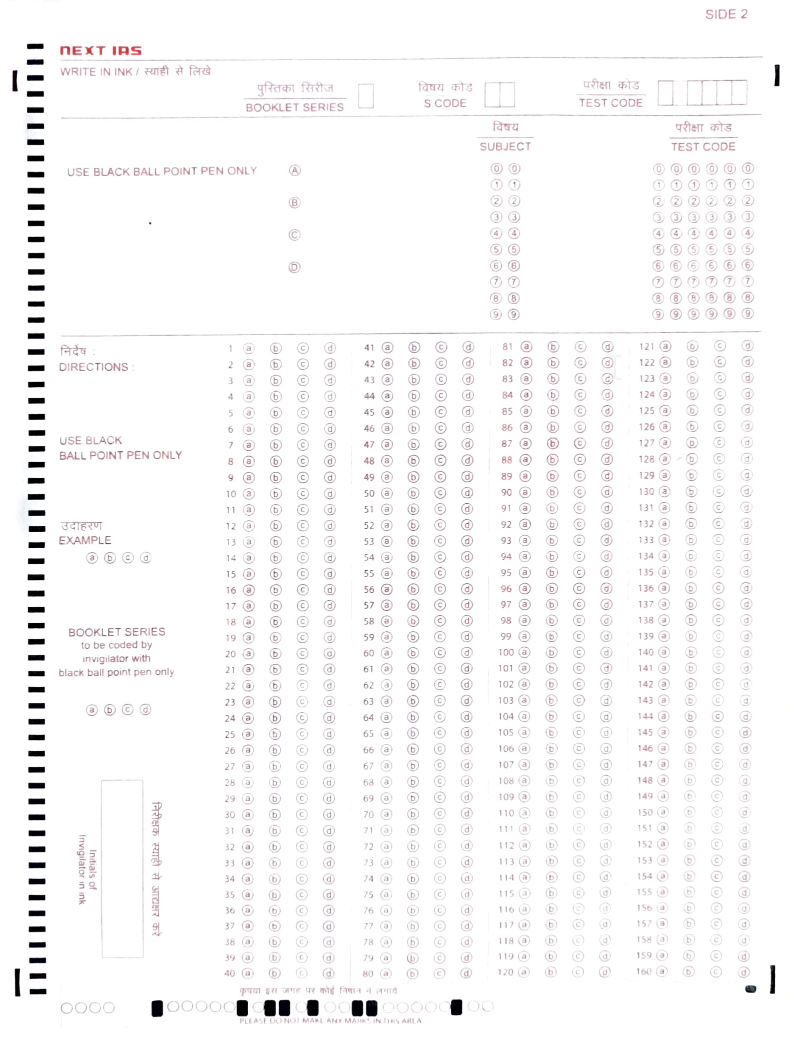
#> input picture omr_final_self/old_with_smart_guy_stuff/omr.png, 789 x 1055 px; its folder holds 3 pictures in this run
$ python main_try_auto_detect.py
#> lines starting #> are read from the running program, lines starting #| are printed output that depends on the picture; after the words box and inside, x2 and y2 are one past the last pixel; in counts of white or black regions, pixels touching at a corner belong together
import cv2
import numpy as np
import os


def preprocess_image(image_path):
    """Loads and preprocesses the OMR sheet image."""
    image = cv2.imread(image_path, cv2.IMREAD_GRAYSCALE)
    blurred = cv2.GaussianBlur(image, (5, 5), 0)
    _, thresh = cv2.threshold(blurred, 150, 255, cv2.THRESH_BINARY_INV)
    return image, thresh


def detect_rectangles(image):
    """Detects vertical rectangles on the left, right, or both sides."""
    edges = cv2.Canny(image, 50, 150)
    contours, _ = cv2.findContours(edges, cv2.RETR_EXTERNAL, cv2.CHAIN_APPROX_SIMPLE)
    left_rects, right_rects = [], []
    height, width = image.shape
    for cnt in contours:
        x, y, w, h = cv2.boundingRect(cnt)
        if h > width * 0.1:  # Filtering larger vertical rectangles
            if x < width * 0.1:
                left_rects.append((x, y, w, h))
            elif x > width * 0.9:
                right_rects.append((x, y, w, h))
    return left_rects, right_rects


def scale_and_warp(image, left_rects):
    """Uses left-side rectangles to align the OMR sheet."""
    if not left_rects:
        return image
    return image


def detect_all_bubbles(image):
    """Detects all bubbles (empty and filled) using adaptive threshold and contour detection."""
    blurred = cv2.GaussianBlur(image, (5, 5), 0)
    thresh = cv2.adaptiveThreshold(blurred, 255, cv2.ADAPTIVE_THRESH_GAUSSIAN_C,
                                   cv2.THRESH_BINARY_INV, 11, 2)
    contours, _ = cv2.findContours(thresh, cv2.RETR_EXTERNAL, cv2.CHAIN_APPROX_SIMPLE)
    bubbles = []
    for cnt in contours:
        (x, y), radius = cv2.minEnclosingCircle(cnt)
        if 8 < radius < 30:
            bubbles.append((int(x), int(y), int(radius)))
    return bubbles


def draw_contours(image, bubbles, output_path="bubbles_detected.png"):
    """Draws detected bubbles and contours on the image and saves it."""
    image_color = cv2.cvtColor(image, cv2.COLOR_GRAY2BGR)
    for (x, y, r) in bubbles:
        cv2.circle(image_color, (x, y), r, (0, 255, 0), 2)
    cv2.imwrite(output_path, image_color)


def segment_sections(image, output_dir="output_sections"):
    """Segments the image into different sections dynamically and saves them."""
    if not os.path.exists(output_dir):
        os.makedirs(output_dir)

    height, width = image.shape
    bubbles = detect_all_bubbles(image)
    sections = {"header": image[0:int(height * 0.2), :]}

    if bubbles:
        min_x = min(b[0] - b[2] for b in bubbles)
        max_x = max(b[0] + b[2] for b in bubbles)
        min_y = min(b[1] - b[2] for b in bubbles)
        max_y = max(b[1] + b[2] for b in bubbles)
        sections["answers"] = image[min_y:max_y, min_x:max_x]

    for section_name, section_img in sections.items():
        cv2.imwrite(os.path.join(output_dir, f"{section_name}.png"), section_img)

    draw_contours(image, bubbles)
    return sections


def main(image_path):
    """Main function to process OMR sheet."""
    image, _ = preprocess_image(image_path)
#> in preprocess_image, `_, thresh = cv2.threshold(blurred, 150, 255, cv2.THRESH_BINARY_INV)`:
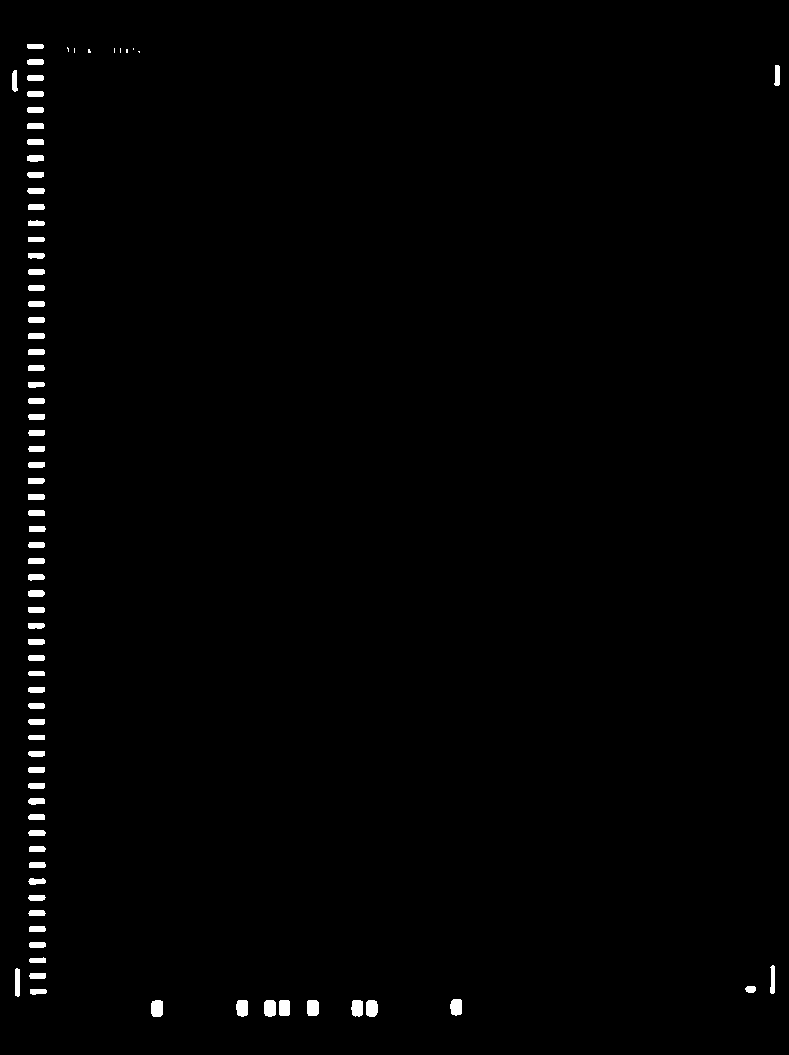
#> thresh: shape (1055, 789); 0.94% white; 81 white regions (8 under 20 px), largest, box (x1, y1, x2, y2) and area: (151, 1000, 163, 1017) 189, (264, 1000, 276, 1017) 187, (366, 1000, 378, 1017) 184
    left_rects, right_rects = detect_rectangles(image)
#> in detect_rectangles, `edges = cv2.Canny(image, 50, 150)`:
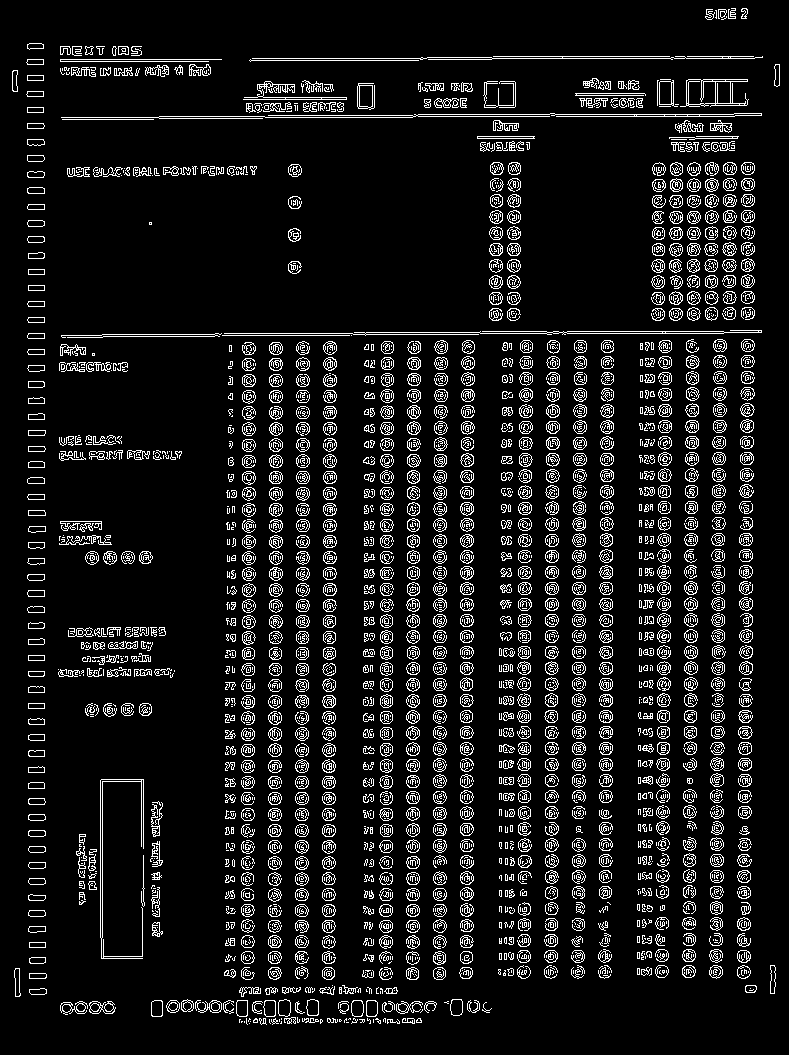
#> edges: shape (1055, 789); 9.5% white in thin lines or dots
#> in detect_rectangles, `contours, _ = cv2.findContours(edges, cv2.RETR_EXTERNAL, cv2.CHAIN_APP..`: contours = 2231 contours, 1488 with area under 20; largest, box (x1, y1, x2, y2) and area: (680, 79, 749, 107) 1175, (100, 779, 144, 959) 400, (357, 83, 375, 110) 338, (224, 330, 762, 336) 337, (659, 80, 678, 107) 322
#> the loop in detect_rectangles, `for cnt in contours:` made 2231 passes
#> (x, y, w, h) on passes 1, 4, 7: (249, 1023, 1, 1), (250, 1021, 1, 1), (387, 1019, 13, 5)
#> after the loop in detect_rectangles, `for cnt in contours:`: left_rects = []
#> left_rects = []; right_rects = []
    image = scale_and_warp(image, left_rects)
    segment_sections(image)
#> in detect_all_bubbles, `thresh = cv2.adaptiveThreshold(blurred, 255, cv2.ADAPTIVE_THRESH_GAUSS..`:
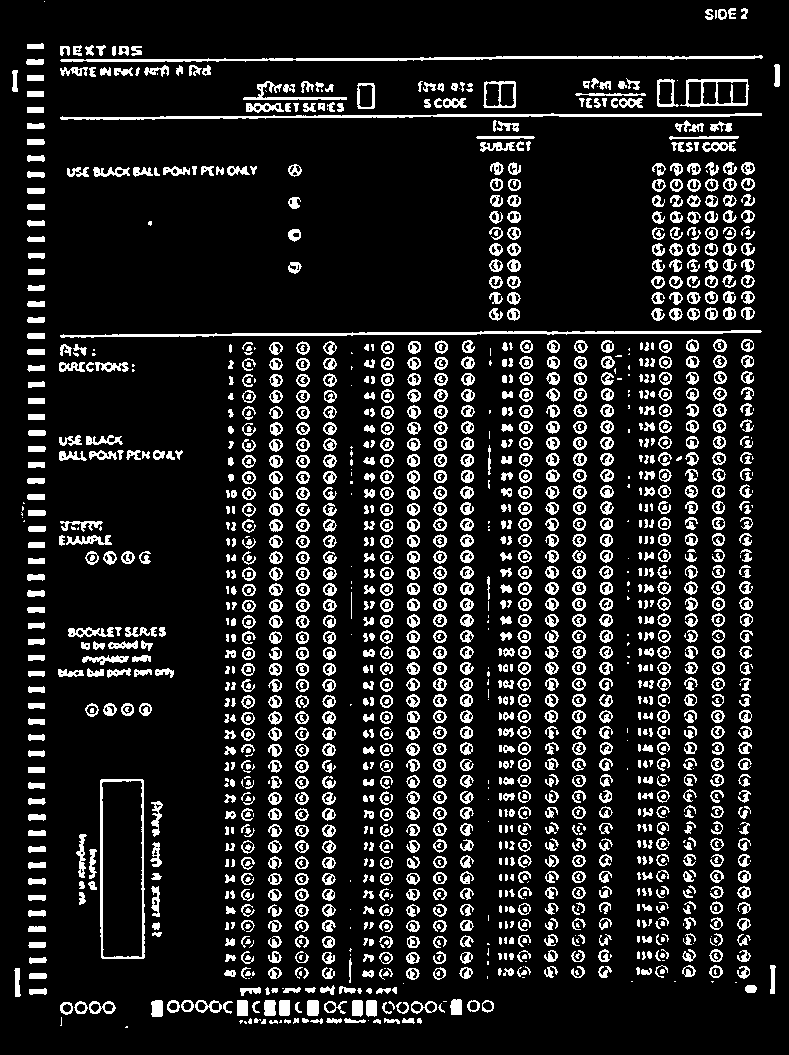
#> thresh: shape (1055, 789); 12.9% white; 1757 white regions (340 under 20 px)
#> in detect_all_bubbles, `contours, _ = cv2.findContours(thresh, cv2.RETR_EXTERNAL, cv2.CHAIN_AP..`: contours = 1602 contours, 556 with area under 20; largest, box (x1, y1, x2, y2) and area: (100, 779, 145, 959) 7712, (680, 79, 749, 107) 1600, (60, 330, 762, 338) 1296, (60, 55, 763, 62) 1278, (60, 113, 762, 120) 1258
#> the loop in detect_all_bubbles, `for cnt in contours:` made 1602 passes
#> (x, y, radius) on passes 2 to 4: (245, 1022, 1.41), (368, 1020, 0.0001), (280, 1021, 1.41)
#> after the loop in detect_all_bubbles, `for cnt in contours:`: bubbles = 127 items, first 6: (354, 1020, 10), (423, 1007, 12), (335, 1005, 11), (101, 1006, 13), (371, 1007, 8), (356, 1007, 8)
#> in segment_sections, `min_x = min(b[0] - b[2] for b in bubbles)`: min_x = 3
#> in segment_sections, `max_x = max(b[0] + b[2] for b in bubbles)`: max_x = 787
#> in segment_sections, `min_y = min(b[1] - b[2] for b in bubbles)`: min_y = 38
#> in segment_sections, `max_y = max(b[1] + b[2] for b in bubbles)`: max_y = 1030
#> the loop in segment_sections, `for section_name, section_img in sections.items():` made 2 passes
#> pass 1, in segment_sections, `cv2.imwrite(os.path.join(output_dir, f"{section_name}.png"), section_i..`:
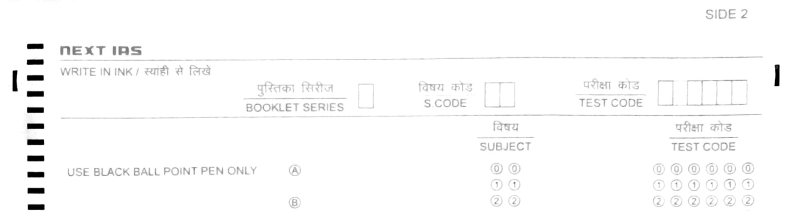
#> saved as header.png: shape (211, 789); min 0, max 255, mean 250.4
#> pass 2, in segment_sections, `cv2.imwrite(os.path.join(output_dir, f"{section_name}.png"), section_i..`:
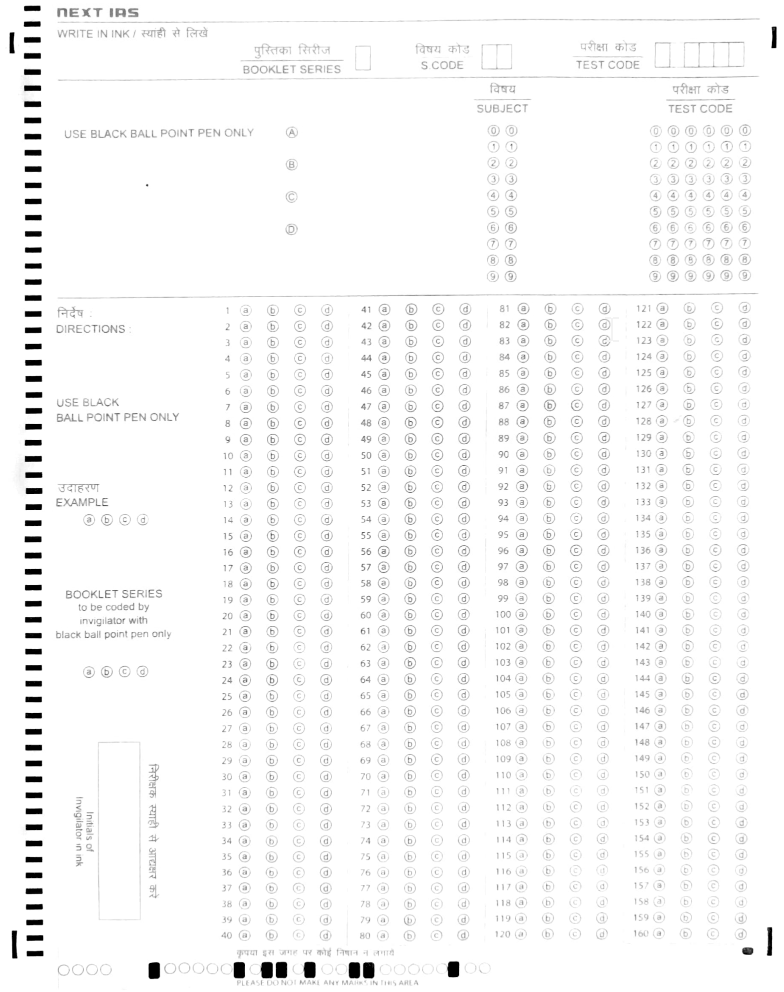
#> saved as answers.png: shape (992, 784); min 0, max 255, mean 248.2
#> the loop in draw_contours, `for (x, y, r) in bubbles:` made 127 passes
#> (x, y, r) on passes 1 to 12: (354, 1020, 10), (423, 1007, 12), (335, 1005, 11), (101, 1006, 13), (371, 1007, 8), (356, 1007, 8), (312, 1007, 8), (284, 1007, 8), (269, 1007, 8), (242, 1007, 9), (208, 1006, 13), (156, 1008, 9)
#> after the loop in draw_contours, `for (x, y, r) in bubbles:`:
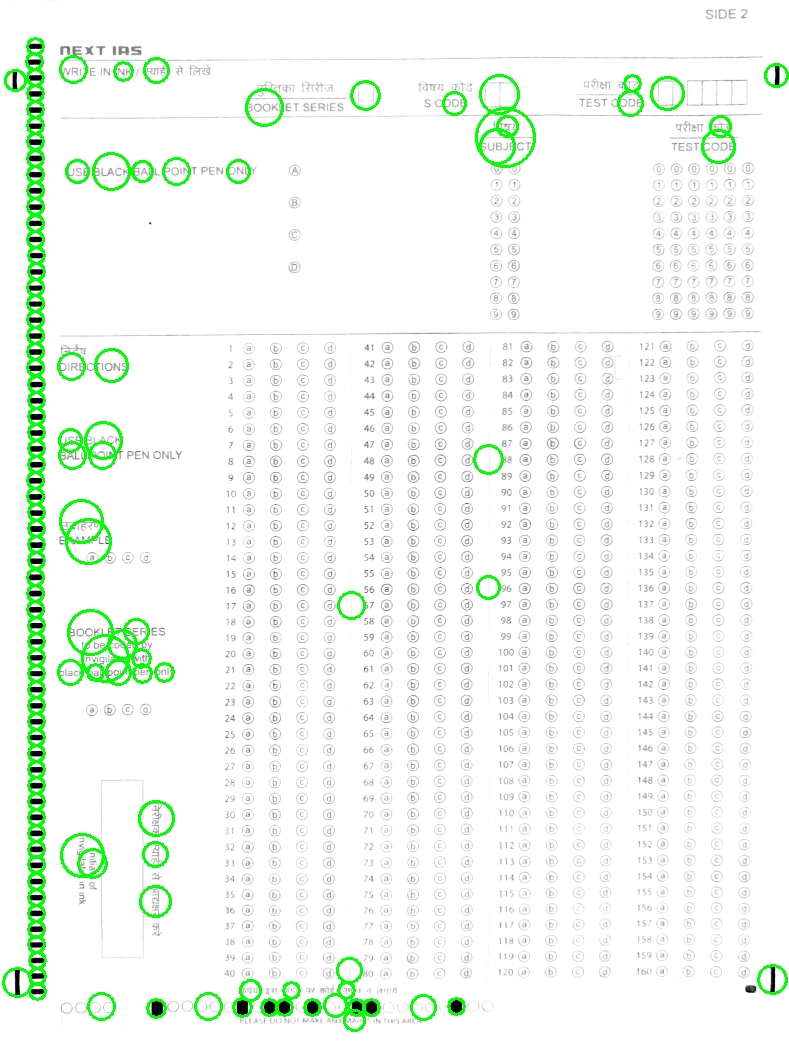
#> image_color: shape (1055, 789, 3); mean B, G, R 242, 249.4, 242


# Example Usage
if __name__ == "__main__":
    main("omr.png")
